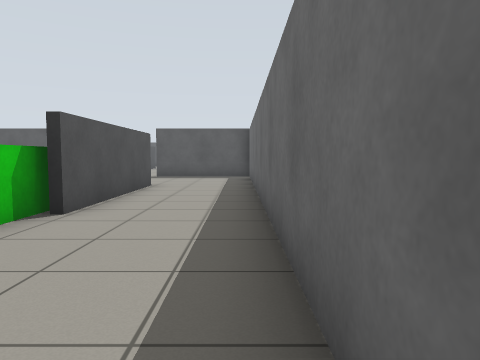
[1] (above)

16 first-person views from a walk through a world built for the Gazebo simulator. The camera is 0.86 m above the floor, tilts 4° down and sees 70° across. The lines on the ground mark 1 m squares. The floor is counted in squares, 1 m on a side. Each view is taken from the middle of a square. On the plan, view 1 faces up. The plan holds only what a view shows up to about 12 squares ahead; the rest is blank.

[2]
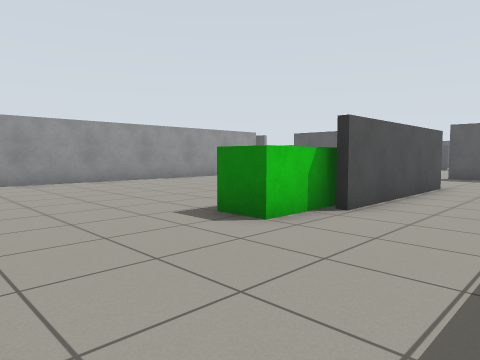

[3]
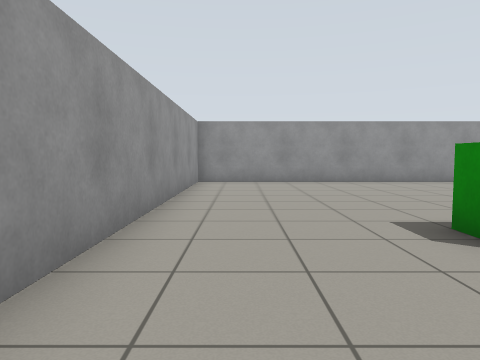

[4]
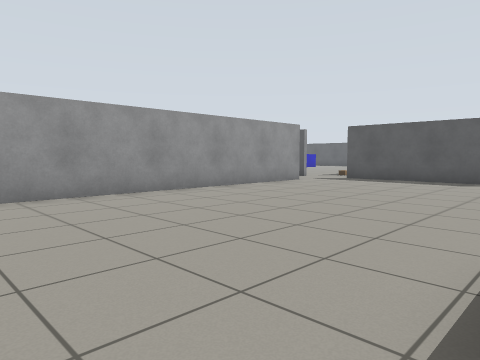

[5]
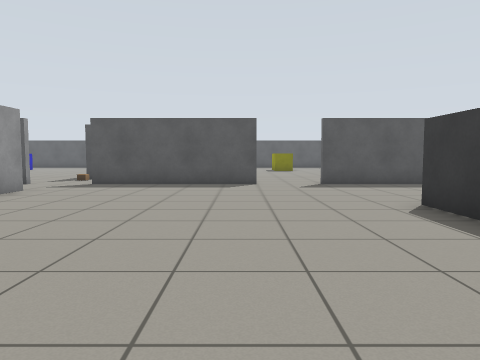

[6]
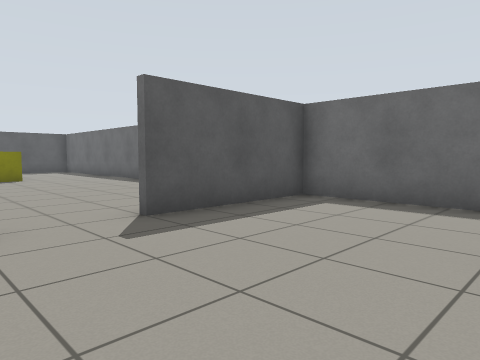

[7]
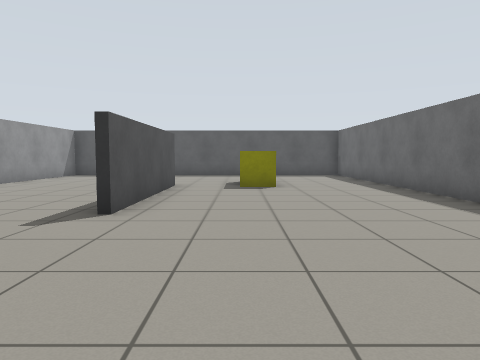

[8]
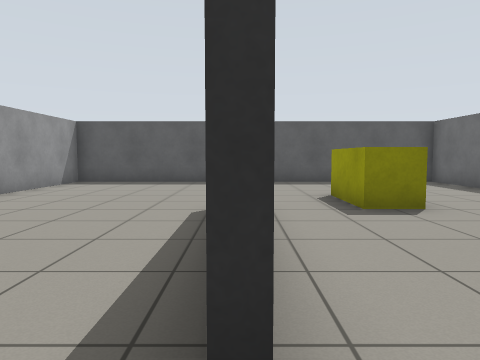

[9]
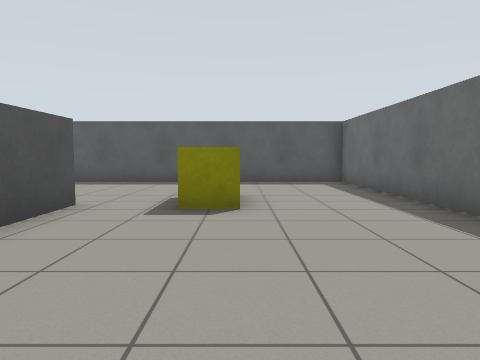

[10]
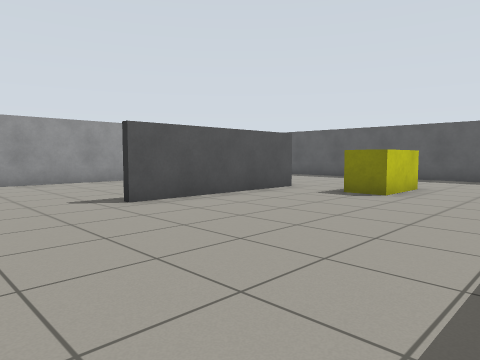

[11]
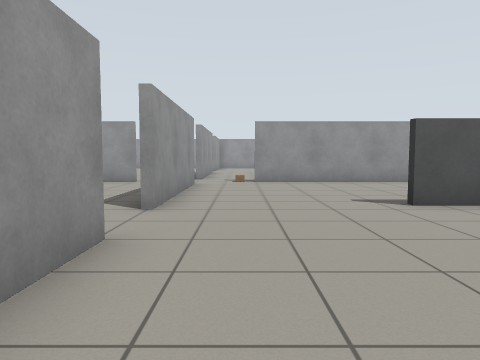

[12]
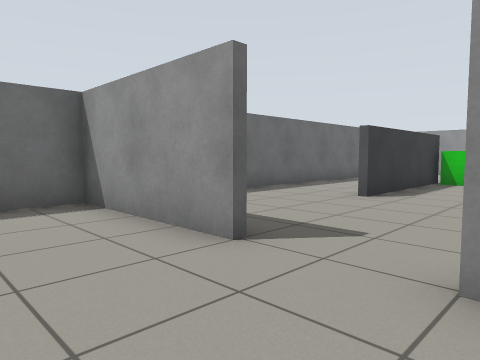

[13]
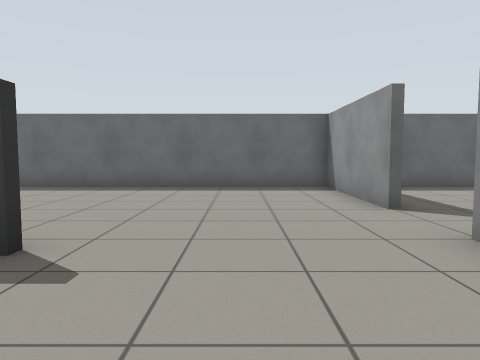

[14]
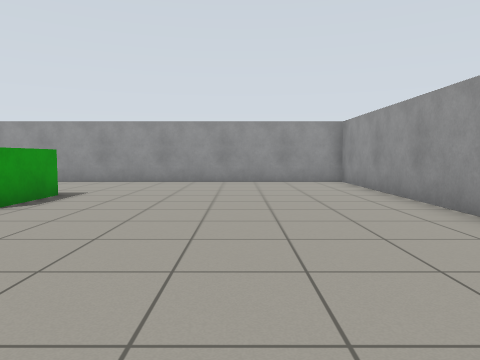

[15]
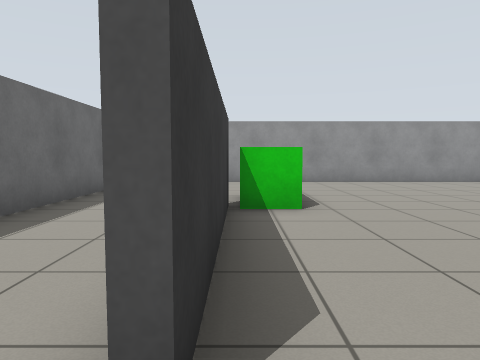

[16]
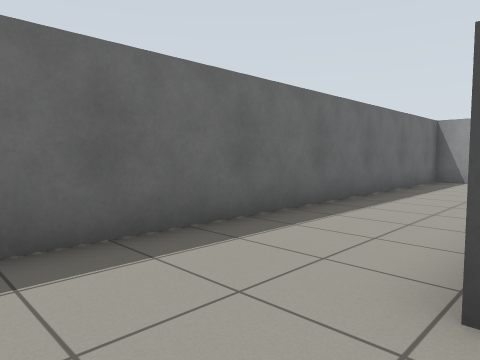

### Floor plan
Points are (right, up) in squares from view 1. A wall is a line through its corners. A room is listed if a view was taken in it or the views show most of it. See-through windows are left out.
Room 1 (views 1, 2, 3, 4, 5, 6, 14, 15, 16)
walls: (-2.8, 5.5) (-2.8, 10); (-2.6, 10) (-2.6, 5.4); (-5.4, 14.4) (-10.5, 14.4); (-11.4, 12.6) (-11.4, -0.4) (0.4, -0.4) (0.4, 14); (0.5, 14.4) (-3.5, 14.4)
ways out: opening at (-4.5, 14) to room 2; opening at (-12, 13)
objects: green box (-4, 4) to (-3, 5)
Room 2 (views 7, 8, 9, 10, 11, 12, 13)
walls: (-5.9, 24) (-5.9, 19); (-11.4, 21.6) (-11.4, 16.5); (-3.5, 14.6) (0.5, 14.6); (-10.5, 14.6) (-5.5, 14.6); (0.4, 14) (0.4, 29.4) (-11.4, 29.4) (-11.4, 24.5)
ways out: opening at (-4.5, 14) to room 1; opening at (-11.5, 15.5)
objects: yellow box (-4, 24) to (-3, 25)

Positions as (right, up) in squares from view 1, and headings:
1: (0, 0), facing up
2: (0, 0), facing up-left
3: (0, 1), facing left
4: (-4, 2), facing up-left
5: (-6, 4), facing up
6: (-6, 10), facing up-right
7: (-4, 14), facing up
8: (-6, 18), facing up
9: (-3, 18), facing up
10: (0, 16), facing up-left
11: (0, 16), facing left
12: (-6, 17), facing down-right
13: (-9, 17), facing right
14: (-8, 11), facing down
15: (-3, 11), facing down
16: (-3, 12), facing down-right
